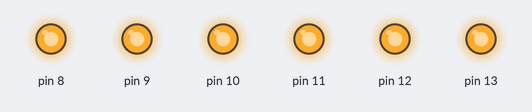
Simulated run of this sketch. Board: Arduino Uno, built for the host (arithmetic inside an expression is 32-bit, double 64-bit). On the bench: output pins drawn as LEDs (lit = HIGH).

Above: at 0.1 s.
Timing chart, 0 to 1.6 s (numbered marks = the images above):
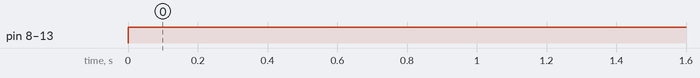

The sketch:

Cascaded_timer_isr_ctc_30secs_delay_led_toggle.ino
```cpp
#include <avr/io.h>
#include <avr/interrupt.h>

uint8_t t1c = 0;
uint8_t t2c = 0;

int main ()
{
  DDRB = 0xFF;
  PORTB = 0xFF;
  TCNT2 = 0;
  TCCR1A = 0x00;
  TCCR1B = (1<<CS12) | (1 << WGM12); ;
  OCR1A = 62500 ;
  TIMSK1 |= (1 << OCIE1A);
  TCCR2A |= (1 << WGM21);
  OCR2A = 60 ; // this genarates 30 secs  delay , if u want 1 min give value as 120
  TIMSK2 |= (1 << OCIE2A);

  sei();

  while(1)
  {

  }

}

ISR(TIMER1_COMPA_vect) {
        TCCR2B = (1<<CS20);
        TCCR2B = (0<<CS20);
}

ISR(TIMER2_COMPA_vect) {
      TCNT2 = 0;
      PORTB ^= (1<<PB5);
}
```

Measured:
- by itself, pin 8–13: LOW → HIGH at 0.00 s
